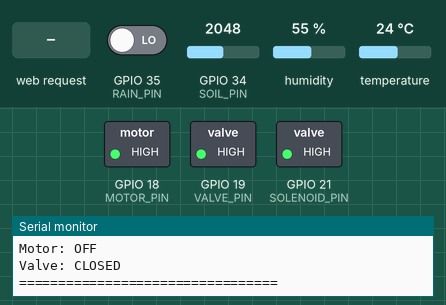
Recording of a sketch running on a simulated ESP32. Parts: switched loads named in the sketch (green lamp = pin HIGH), the last lines printed to the serial monitor. Inputs (shaded band) come from the test bench; at power-on: GPIO 35 (RAIN_PIN) LOW, GPIO 34 (SOIL_PIN) = 2048, humidity 55 %, temperature 24 °C. WiFi joins after 1.5 s; servers stay silent unless stated; uploads are accepted with an empty reply.

Above: at 4.7 s.
4.8 s: HTTP request GET /on received
At 5.2 s:
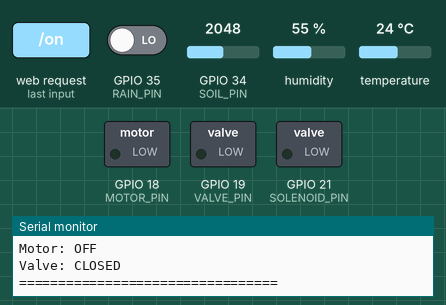
8.2 s: GPIO 35 (RAIN_PIN) driven HIGH
14.2 s: HTTP request GET /off received
At 14.8 s:
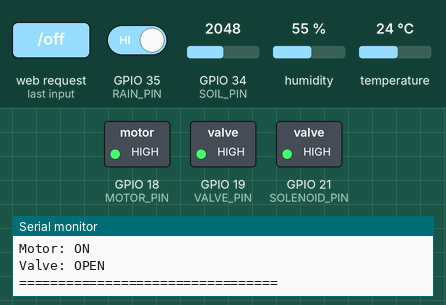
15.7 s: GPIO 34 (SOIL_PIN) set to 2809
19.7 s: GPIO 34 (SOIL_PIN) set to 2925
At 22.5 s:
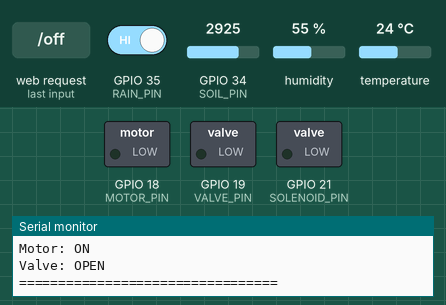
Timing chart, 0 to 24.0 s (numbered marks = the images above; inputs shaded):
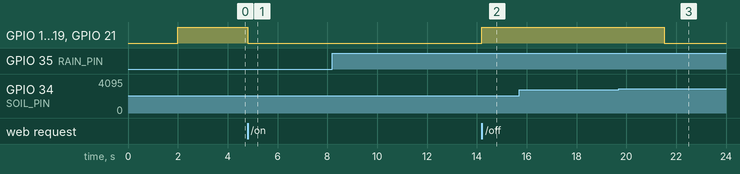

Measured:
- the behaviour switches between 2880 and 2881 on GPIO 34 (SOIL_PIN) (found by bisection; images 2 and 3)
- after the input at 4.8 s, GPIO 18 (MOTOR_PIN), GPIO 19 (VALVE_PIN), GPIO 21 (SOLENOID_PIN): HIGH → LOW at once
- after the input at 14.2 s, GPIO 18 (MOTOR_PIN), GPIO 19 (VALVE_PIN), GPIO 21 (SOLENOID_PIN): LOW → HIGH at once
- after the input at 19.7 s, GPIO 18 (MOTOR_PIN), GPIO 19 (VALVE_PIN), GPIO 21 (SOLENOID_PIN): HIGH → LOW after 1.8 s

The sketch:

ecp32.ino
```cpp
#include <WiFi.h>
#include <WebServer.h>
#include <HTTPClient.h>
#include <DHT.h>

// ---------------- WIFI ----------------
const char *ssid = "07";
const char *password = "07070707";

// IMPORTANT: Replace with the LAN IP of the machine running FastAPI.
// Example: http://192.168.1.20:8000/api/iot/reading
const char *backendUrl = "http://10.43.82.210:8000/api/iot/reading";

// Optional: set land_id from MongoDB if you want soil chart linkage
const char *landId = "";
const char *deviceId = "esp32-node-01";

WebServer server(80);

// ---------------- PINS ----------------
#define SOIL_PIN 34
#define RAIN_PIN 35
#define DHT_PIN 4
#define MOTOR_PIN 18
#define VALVE_PIN 19
#define SOLENOID_PIN 21

// ---------------- SENSOR ----------------
#define DHT_TYPE DHT11
DHT dht(DHT_PIN, DHT_TYPE);

// ---------------- CALIBRATION ----------------
#define DRY_VALUE 3500
#define WET_VALUE 1500

#define MOISTURE_LOW 30
#define MOISTURE_HIGH 70

// Active LOW relay
#define RELAY_ON LOW
#define RELAY_OFF HIGH

// ---------------- VARIABLES ----------------
int moistureRaw = 0;
int moisturePercent = 0;
bool rainDetected = false;
float temperature = 0;
float humidity = 0;
bool motorState = false;
bool valveState = false;
bool manualOverride = false;

unsigned long lastUpdateTime = 0;

// ---------------- MOTOR CONTROL ----------------
void startMotor()
{
    digitalWrite(MOTOR_PIN, RELAY_ON);
    digitalWrite(VALVE_PIN, RELAY_ON);
    digitalWrite(SOLENOID_PIN, RELAY_ON);
    motorState = true;
    valveState = true;
}

void stopMotor()
{
    digitalWrite(MOTOR_PIN, RELAY_OFF);
    digitalWrite(VALVE_PIN, RELAY_OFF);
    digitalWrite(SOLENOID_PIN, RELAY_OFF);
    motorState = false;
    valveState = false;
}

void postToBackend()
{
    if (WiFi.status() != WL_CONNECTED)
    {
        Serial.println("WiFi disconnected: skipping backend sync");
        return;
    }

    HTTPClient http;
    WiFiClient client;
    http.begin(client, backendUrl);
    http.setTimeout(5000);
    http.addHeader("Content-Type", "application/json");

    String payload = "{";
    payload += "\"device_id\":\"" + String(deviceId) + "\",";
    if (strlen(landId) > 0)
    {
        payload += "\"land_id\":\"" + String(landId) + "\",";
    }
    payload += "\"ip\":\"" + WiFi.localIP().toString() + "\",";
    payload += "\"moisture\":" + String(moisturePercent) + ",";
    payload += "\"temperature\":" + String(temperature, 1) + ",";
    payload += "\"humidity\":" + String(humidity, 1) + ",";
    payload += "\"rain\":\"" + String(rainDetected ? "YES" : "NO") + "\",";
    payload += "\"motor\":\"" + String(motorState ? "ON" : "OFF") + "\",";
    payload += "\"valve\":\"" + String(valveState ? "OPEN" : "CLOSED") + "\"";
    payload += "}";

    int code = http.POST(payload);
    String response = http.getString();

    Serial.print("API POST code: ");
    Serial.println(code);
    Serial.print("Backend URL: ");
    Serial.println(backendUrl);
    if (code > 0 && code < 300)
    {
        Serial.println("ESP32 telemetry synced to backend successfully.");
    }
    else
    {
        Serial.println("Warning: backend sync failed. Check the FastAPI URL and LAN IP.");
        if (code <= 0)
        {
            Serial.print("HTTP error detail: ");
            Serial.println(http.errorToString(code));
        }
    }
    if (response.length() > 0)
    {
        Serial.print("API response: ");
        Serial.println(response);
    }

    http.end();
}

// ---------------- WEB DASHBOARD ----------------
void handleRoot()
{
    String html = "<!DOCTYPE html><html><head>";
    html += "<meta http-equiv='refresh' content='3'>";
    html += "<style>body{text-align:center;font-family:Arial;}</style>";
    html += "</head><body>";

    html += "<h2>Smart Irrigation System</h2>";
    html += "<p><b>IP:</b> " + WiFi.localIP().toString() + "</p>";
    html += "<p>Moisture: " + String(moisturePercent) + "%</p>";
    html += "<p>Temp: " + String(temperature) + " C</p>";
    html += "<p>Humidity: " + String(humidity) + " %</p>";
    html += "<p>Rain: " + String(rainDetected ? "YES" : "NO") + "</p>";
    html += "<p>Motor: " + String(motorState ? "ON" : "OFF") + "</p>";
    html += "<p>Valve: " + String(valveState ? "OPEN" : "CLOSED") + "</p>";

    html += "<a href='/on'><button>ON</button></a>";
    html += "<a href='/off'><button>OFF</button></a>";

    html += "</body></html>";

    server.send(200, "text/html", html);
}

// ---------------- JSON API ----------------
void handleData()
{
    String json = "{";
    json += "\"ip\":\"" + WiFi.localIP().toString() + "\",";
    json += "\"moisture\":" + String(moisturePercent) + ",";
    json += "\"temperature\":" + String(temperature) + ",";
    json += "\"humidity\":" + String(humidity) + ",";
    json += "\"rain\":\"" + String(rainDetected ? "YES" : "NO") + "\",";
    json += "\"motor\":\"" + String(motorState ? "ON" : "OFF") + "\",";
    json += "\"valve\":\"" + String(valveState ? "OPEN" : "CLOSED") + "\"";
    json += "}";

    server.send(200, "application/json", json);
}

// ---------------- MANUAL CONTROL ----------------
void handleOn()
{
    manualOverride = true;
    startMotor();
    server.sendHeader("Location", "/");
    server.send(303);
}

void handleOff()
{
    manualOverride = false;
    stopMotor();
    server.sendHeader("Location", "/");
    server.send(303);
}

// ---------------- SETUP ----------------
void setup()
{
    Serial.begin(115200);
    delay(2000);

    pinMode(MOTOR_PIN, OUTPUT);
    pinMode(VALVE_PIN, OUTPUT);
    pinMode(SOLENOID_PIN, OUTPUT);
    pinMode(RAIN_PIN, INPUT);

    stopMotor();
    dht.begin();

    WiFi.begin(ssid, password);
    Serial.print("Connecting WiFi");

    while (WiFi.status() != WL_CONNECTED)
    {
        delay(500);
        Serial.print(".");
    }

    Serial.println("\nWiFi Connected!");
    Serial.print("IP Address: ");
    Serial.println(WiFi.localIP());

    server.on("/", handleRoot);
    server.on("/data", handleData);
    server.on("/on", handleOn);
    server.on("/off", handleOff);
    server.begin();
}

// ---------------- LOOP ----------------
void loop()
{
    server.handleClient();

    if (millis() - lastUpdateTime >= 3000)
    {
        lastUpdateTime = millis();

        // ---- Sensor Read ----
        moistureRaw = analogRead(SOIL_PIN);
        moisturePercent = map(moistureRaw, DRY_VALUE, WET_VALUE, 0, 100);
        moisturePercent = constrain(moisturePercent, 0, 100);

        rainDetected = (digitalRead(RAIN_PIN) == LOW);

        float t = dht.readTemperature();
        float h = dht.readHumidity();
        if (!isnan(t))
            temperature = t;
        if (!isnan(h))
            humidity = h;

        // ---- Control ----
        if (!manualOverride)
        {
            if (rainDetected)
            {
                stopMotor();
            }
            else if (moisturePercent <= MOISTURE_LOW && !motorState)
            {
                startMotor();
            }
            else if (moisturePercent >= MOISTURE_HIGH && motorState)
            {
                stopMotor();
            }
        }

        // ---- Push to backend ----
        postToBackend();

        // ---- SERIAL OUTPUT ----
        Serial.println("=================================");

        Serial.print("IP: ");
        Serial.println(WiFi.localIP());

        Serial.print("Moisture: ");
        Serial.print(moisturePercent);
        Serial.println("%");

        Serial.print("Temperature: ");
        Serial.print(temperature);
        Serial.println(" C");

        Serial.print("Humidity: ");
        Serial.print(humidity);
        Serial.println(" %");

        Serial.print("Rain: ");
        Serial.println(rainDetected ? "YES" : "NO");

        Serial.print("Motor: ");
        Serial.println(motorState ? "ON" : "OFF");

        Serial.print("Valve: ");
        Serial.println(valveState ? "OPEN" : "CLOSED");

        Serial.println("=================================");
    }
}
```
